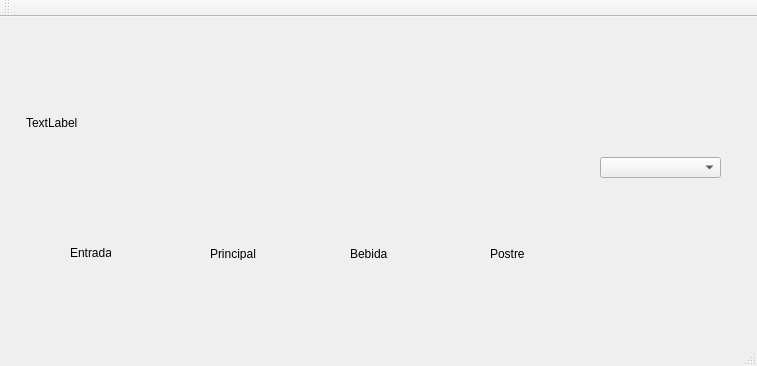
<?xml version="1.0" encoding="UTF-8"?>
<ui version="4.0">
 <class>MainWindow</class>
 <widget class="QMainWindow" name="MainWindow">
  <property name="geometry">
   <rect>
    <x>0</x>
    <y>0</y>
    <width>757</width>
    <height>366</height>
   </rect>
  </property>
  <property name="windowTitle">
   <string>MainWindow</string>
  </property>
  <widget class="QWidget" name="centralWidget">
   <widget class="QComboBox" name="comida">
    <property name="geometry">
     <rect>
      <x>600</x>
      <y>140</y>
      <width>121</width>
      <height>21</height>
     </rect>
    </property>
    <item>
     <property name="text">
      <string/>
     </property>
    </item>
    <item>
     <property name="text">
      <string>comida arequipena</string>
     </property>
    </item>
    <item>
     <property name="text">
      <string>comida criolla</string>
     </property>
    </item>
   </widget>
   <widget class="QLabel" name="Entrada">
    <property name="geometry">
     <rect>
      <x>70</x>
      <y>220</y>
      <width>41</width>
      <height>31</height>
     </rect>
    </property>
    <property name="text">
     <string>Entrada</string>
    </property>
   </widget>
   <widget class="QLabel" name="Principal">
    <property name="geometry">
     <rect>
      <x>210</x>
      <y>230</y>
      <width>47</width>
      <height>13</height>
     </rect>
    </property>
    <property name="text">
     <string>Principal</string>
    </property>
   </widget>
   <widget class="QLabel" name="Bebida">
    <property name="geometry">
     <rect>
      <x>350</x>
      <y>230</y>
      <width>47</width>
      <height>13</height>
     </rect>
    </property>
    <property name="text">
     <string>Bebida</string>
    </property>
   </widget>
   <widget class="QLabel" name="Postre">
    <property name="geometry">
     <rect>
      <x>490</x>
      <y>230</y>
      <width>47</width>
      <height>13</height>
     </rect>
    </property>
    <property name="text">
     <string>Postre</string>
    </property>
   </widget>
   <widget class="QLabel" name="entradai">
    <property name="geometry">
     <rect>
      <x>26</x>
      <y>10</y>
      <width>551</width>
      <height>191</height>
     </rect>
    </property>
    <property name="text">
     <string>TextLabel</string>
    </property>
   </widget>
  </widget>
  <widget class="QMenuBar" name="menuBar">
   <property name="geometry">
    <rect>
     <x>0</x>
     <y>0</y>
     <width>757</width>
     <height>21</height>
    </rect>
   </property>
  </widget>
  <widget class="QToolBar" name="mainToolBar">
   <attribute name="toolBarArea">
    <enum>TopToolBarArea</enum>
   </attribute>
   <attribute name="toolBarBreak">
    <bool>false</bool>
   </attribute>
  </widget>
  <widget class="QStatusBar" name="statusBar"/>
 </widget>
 <layoutdefault spacing="6" margin="11"/>
 <resources/>
 <connections/>
</ui>
